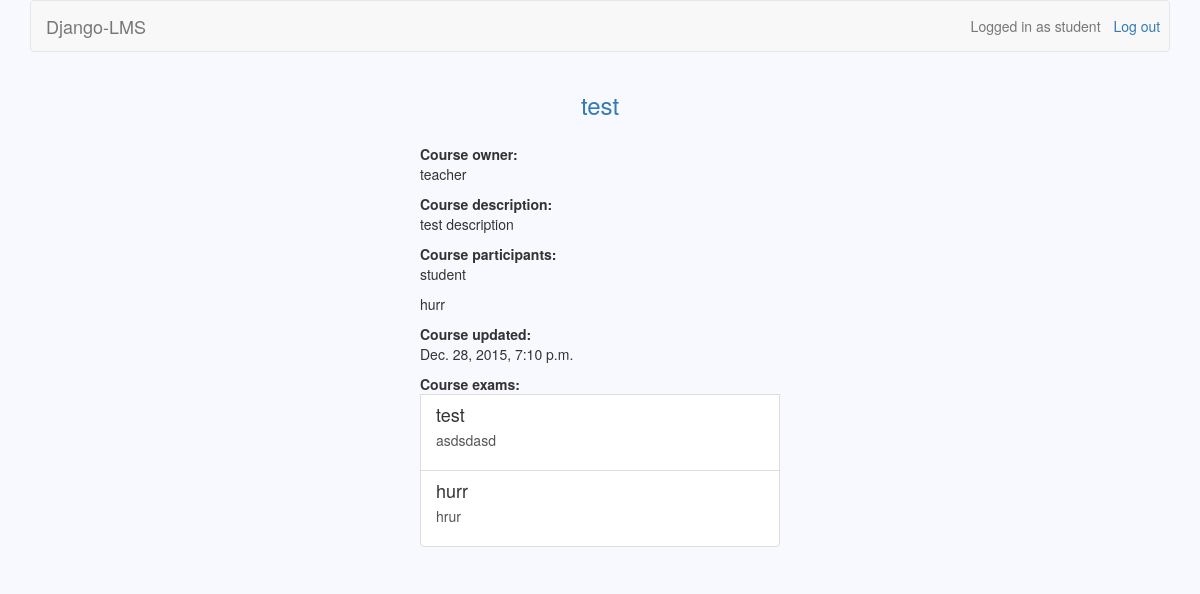
The app's page /courses/27/s (signed in), older data.
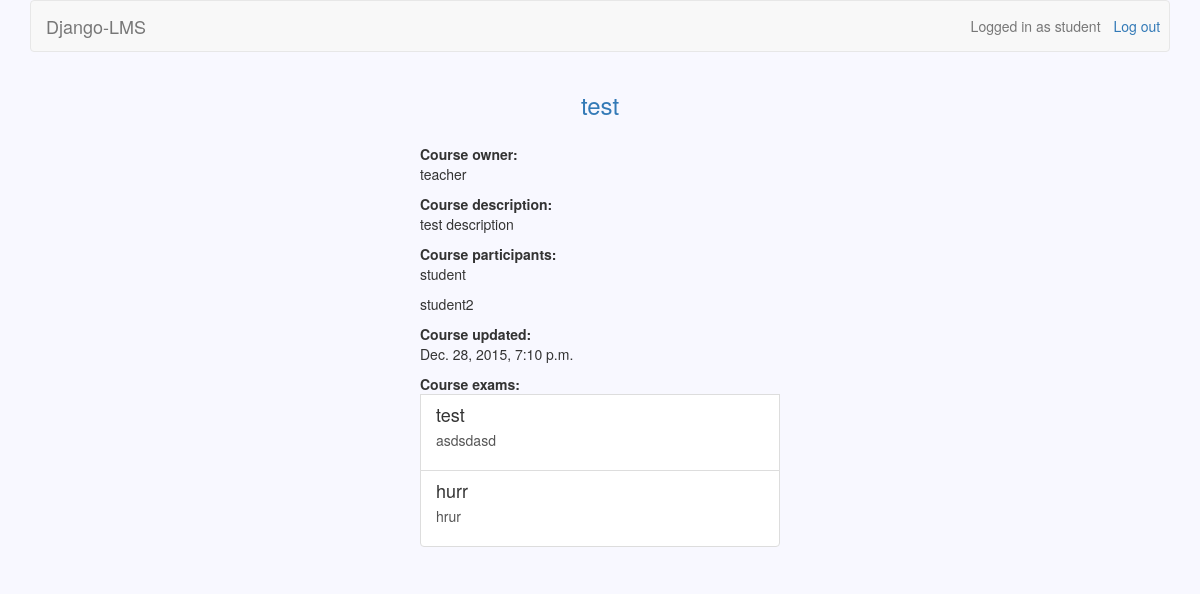
The same page, newer data.
### users/models.py (models this page shows, shortened)
class User(AbstractBaseUser):
	username = models.CharField(max_length=30, unique=True)
	email = models.EmailField(max_length=30, unique=True)
	is_teacher = models.BooleanField(default=False)
	date_joined = models.DateTimeField(default=timezone.now)
	is_active = models.BooleanField(default=True)
	USERNAME_FIELD = 'username'
	objects = UserManager()

### courses/models.py (models this page shows)
class Course(models.Model):
	owner = models.CharField(max_length=30)
	name = models.CharField(max_length=30)
	description = models.TextField(blank=True)
	updated = models.DateTimeField(auto_now=True)
	participants = models.ManyToManyField(settings.AUTH_USER_MODEL, blank=True, through='Participation')

class Participation(models.Model):
	user = models.ForeignKey(settings.AUTH_USER_MODEL)
	course = models.ForeignKey(Course)

### exams/models.py (models this page shows)
class Exam(models.Model):
	owner = models.CharField(max_length=30)
	name = models.CharField(max_length=30)
	description = models.TextField(blank=True)
	updated = models.DateTimeField(auto_now=True)
	date_to_be_taken = models.DateTimeField()
	course = models.ForeignKey(Course)
	questions = models.ManyToManyField(Question, blank=True, through='ExamQuestion')

### courses/views.py (the view)
# urls.py: url(r'^(\d+)/s$', views.view_course, name='view_course'),
@user_passes_test(student_check)
def view_course(request, course_id):
    course = Course.objects.get(id=course_id)
    participants = list(Participation.objects.filter(course=course_id))
    exams = Exam.objects.filter(course=course_id)
    return render(request, 'view_course.html', {'course': course, 'participants': participants, 'exams': exams})

### courses/views.py (called while the page is built)
def student_check(user):
    return not user.is_teacher

### courses/templates/view_course.html
{% extends 'base.html' %}
{% block header_text %}{{ course.name }}{% endblock %}
{% block dashboard %}
	<b>Course owner:</b>
	<p>{{ course.owner }}</p>
	<b>Course description:</b>
	<p>{{ course.description }}</p>
	<b>Course participants:</b>
	{% for participant in participants %}
		<p>{{ participant.user }}</p>
	{% endfor %}
	<b>Course updated:</b>
	<p>{{ course.updated }}</p>
	<b>Course exams:</b>
	{% for exam in exams %}
		<a class="list-group-item" href="{% url 'view_exam' course.id exam.id %}">
			<h4 class="list-group-item-heading">{{ exam.name }}</h4>
			<p class="list-group-item-description">{{ exam.description }}</p>
		</a>
	{% endfor %}
{% endblock %}

### django-lms/templates/base.html (shortened to what this page needs)
{% load staticfiles %}
<!DOCTYPE html>
<html>
    <head>
        <link href="/static/bootstrap/css/bootstrap.min.css" rel="stylesheet">
        <link href="/static/base.css" rel="stylesheet">
	</head>
    <body>
        <div class="container">
            <nav class="navbar navbar-default" role="navigation">
                {% if user.is_active %}
                    {% if user.is_teacher %}
                        <a class="navbar-brand" href="{% url 'teacher_page' %}">Django-LMS</a>
                    {% else %}
                        <a class="navbar-brand" href="{% url 'student_page' %}">Django-LMS</a>
                    {% endif %}
                    <a class="btn navbar-btn navbar-right" id="id_logout" href="{% url 'logout' %}">Log out</a>
                    <span class="navbar-text navbar-right">Logged in as {{ user.username }}</span>
                {% else %}
                    <a class="navbar-brand" href="/">Django-LMS</a>
                    <a class="btn navbar-btn navbar-right" id="id_login" href="{% url 'login' %}">Log in</a>
                    <a class="btn navbar-btn navbar-right" id="id_signup" href="{% url 'signup' %}">Sign up</a>
                {% endif %}
            </nav>
            <div class="row">
                <h3 class="text-primary text-center">{% block header_text %}{% endblock %}</h3>
                <form class="form-horizontal col-md-6 col-md-offset-5" action="{% block form_action %}{% endblock %}"
                    method="POST">
                    <div class="form-group col-xs-4">
                    </div>
                </form>
                <div class="col-md-4 col-md-offset-4" >
                    <div class="list-group">
                        {% block dashboard %}{% endblock %}
                    </div>
                </div>
            </div>
        </div>
    </body>
</html>

### django-lms/static/base.css (style rules this page uses)
body { background-color: #F8F8FF; }
#id_login, #id_logout { padding-right: 2%; }
.list-group-item-description { overflow: hidden; text-overflow: ellipsis; }

Row changes from the older to the newer data that the page shows:
removed Participation: user "hurr"
added Participation: user "student2"
